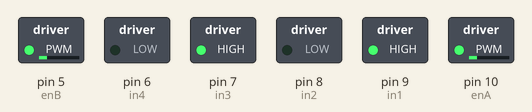
Simulated run of this sketch. Board: Arduino Uno, built with avr-gcc and run on an emulated ATmega328P. On the bench: switched loads named in the sketch (green lamp = pin HIGH).

Above: at 0.1 s.
Timing chart, 0 to 1.6 s (numbered marks = the images above):
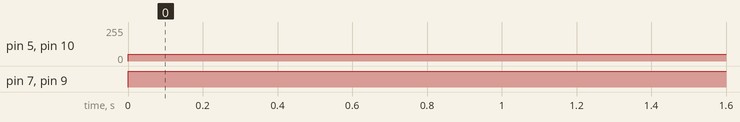

Measured:
- by itself, pin 5 (enB), pin 10 (enA): 0/255 → 50/255 at 0.00 s
- by itself, pin 7 (in3), pin 9 (in1): LOW → HIGH at 0.00 s

The sketch:

Bai20_L298N_2DC.ino
```cpp
//motor A
#define enA 10
#define in1 9
#define in2 8
//motor B
#define in3 7
#define in4 6
#define enB 5

String Str;

void setup() {
 pinMode(enA,OUTPUT);
 pinMode(in1,OUTPUT);
 pinMode(in2,OUTPUT);
 pinMode(enB,OUTPUT);
 pinMode(in3,OUTPUT);
 pinMode(in4,OUTPUT);
 Serial.begin(9600);
}

void loop() {
//  Serial.println("Car to go");
//  while(Serial.available()==0){
//    mstop();
//  }
//  Str = Serial.readString();
//  if(Str=="F"){
//    forward();
//    delay(1000);
//  }
//  if(Str=="B"){
//    backward();
//    delay(1000);
//  }
//  if(Str=="L"){
//    left();
//    delay(1000);
//  }
//  if(Str=="R"){
//    right();
//    delay(1000);
//  }
//  if(Str=="S"){
//    mstop();
//  }
  forward();
  delay(1000);
}

void forward(){
  //motor A
  digitalWrite(in1,HIGH);
  digitalWrite(in2,LOW);
  analogWrite(enA,50);
  //motor B
  digitalWrite(in3,HIGH);
  digitalWrite(in4,LOW);
  analogWrite(enB,50);
}

void backward(){
  //motor A
  digitalWrite(in1,LOW);
  digitalWrite(in2,HIGH);
  analogWrite(enA,100);
  //motor B
  digitalWrite(in3,LOW);
  digitalWrite(in4,HIGH);
  analogWrite(enB,100);
}

void mstop(){
  //motor A
  digitalWrite(in1,LOW);
  digitalWrite(in2,LOW);
  //motor B
  digitalWrite(in3,LOW);
  digitalWrite(in4,LOW);
}

void left(){
  //motor A
  digitalWrite(in1,LOW);
  digitalWrite(in2,LOW);
  //motor B
  digitalWrite(in3,HIGH);
  digitalWrite(in4,LOW);
  analogWrite(enB,60);
}

void right(){
  //motor A
  digitalWrite(in1,HIGH);
  digitalWrite(in2,LOW);
  analogWrite(enA,60);
  //motor B
  digitalWrite(in3,LOW);
  digitalWrite(in4,LOW);

}
```
